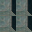

The image is a tile-based game level rendered from a .tmx file. Its description and complete source (layers, tilesets, objects, tile grids) follow:
An orthogonal 2x2 tile map with 16x16 px tiles, 1 tile layer (Tile Layer 1).

<map version="1.0" orientation="orthogonal" width="2" height="2" tilewidth="16" tileheight="16">
 <tileset firstgid="1" name="Wall0" tilewidth="16" tileheight="16">
  <image source="Wall0.png" width="32" height="32" />
 </tileset>
 <layer name="Tile Layer 1" width="2" height="2">
  <data>
   <tile gid="4" />
   <tile gid="4" />
   <tile gid="4" />
   <tile gid="4" />
  </data>
 </layer>
</map>
